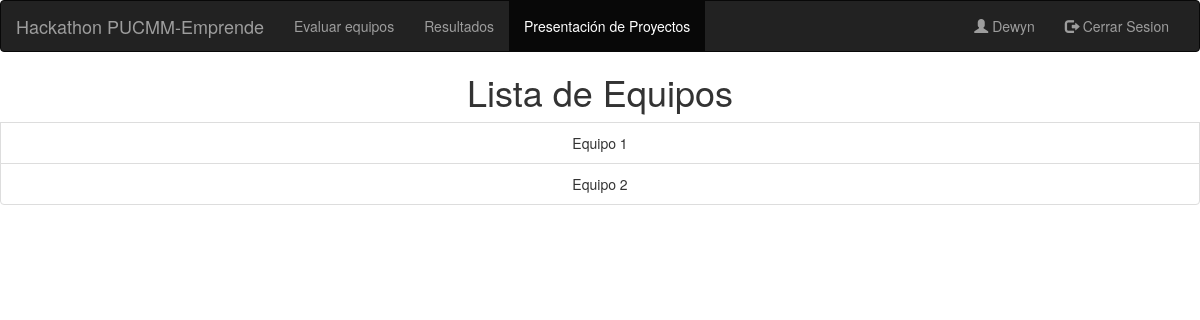
The page /presentacion-equipos (signed in) on the database as committed earlier.
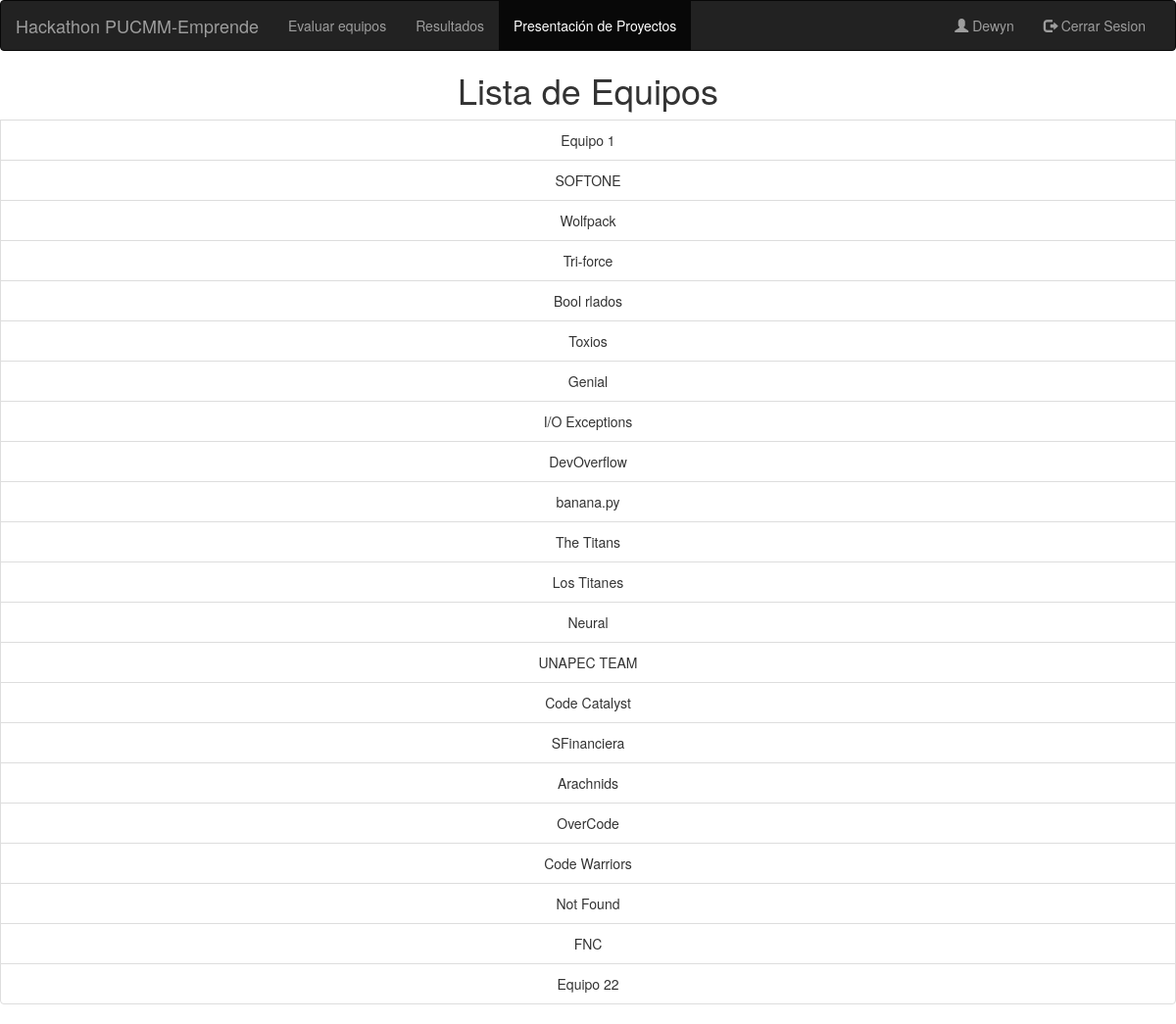
The same page on the database as committed later.
### evaluacion/models.py (models this page shows, shortened)
class Equipo(models.Model):
    nombre = models.CharField(max_length=15, null=False, blank=False)
    puntuacion = models.IntegerField(default=0)
    habilitado = models.BooleanField(null=False, default=True)

### evaluacion/views.py (the view)
# urls.py: path('presentacion-equipos', PresentacionEquiposList.as_view(), name='equipos-puntuacion'),
class PresentacionEquiposList(LoginRequiredMixin, ListView):
    login_url = settings.LOGIN_URL
    model = Equipo
    paginator_class = ShuffledPaginator
    template_name = 'lista-presentacion.html'

### evaluacion/templates/lista-presentacion.html (shortened to what this page needs)
<html>
{% load bootstrap3 %}
    {% bootstrap_css %}
<body>
{% block navbar %}
    <nav class="navbar navbar-inverse">
        <div class="container-fluid">
            <div class="navbar-header">
                <a class="navbar-brand">Hackathon PUCMM-Emprende</a>
            </div>
            <div class="collapse navbar-collapse" id="myNavbar">
                <ul class="nav navbar-nav">
                    <li><a href="/equipos-evaluar">Evaluar equipos</a></li>
                    <li><a href="/resultados">Resultados</a></li>
                    <li class="active"><a href="/presentacion-equipos">Presentación de Proyectos</a></li>
                </ul>
                <ul class="nav navbar-nav navbar-right">
                    <li><a href="#"><span class="glyphicon glyphicon-user"></span> {{ user.get_username | capfirst }}
                    </a></li>
                    <li><a href="/logout"><span class="glyphicon glyphicon-log-out"></span> Cerrar Sesion</a></li>
                </ul>
            </div>
        </div>
    </nav>
{% endblock %}
{% block content %}
    <div class="list-group">
        <h1 class="text-center">Lista de Equipos</h1>
        {% if object_list %}
            {% for e in object_list %}
                <p class="text-center list-group-item list-group-item-action">{{ e.nombre }}</p>
            {% endfor %}
        {% else %}
            <h2 class="text-center">TODOS LOS EQUIPOS EVALUADOS</h2>
        {% endif %}
    </div>
{% endblock %}
</body>
</html>

Rows that differ between the two databases and show on the page:
changed Equipo: nombre "Equipo 2" → "SOFTONE"
added Equipo: nombre "Wolfpack"
added Equipo: nombre "Tri-force"
added Equipo: nombre "Bool rlados"
added Equipo: nombre "Toxios"
added Equipo: nombre "Genial"
added Equipo: nombre "I/O Exceptions"
added Equipo: nombre "DevOverflow"
added Equipo: nombre "banana.py"
added Equipo: nombre "The Titans"
added Equipo: nombre "Los Titanes"
added Equipo: nombre "Neural"
added Equipo: nombre "UNAPEC TEAM"
added Equipo: nombre "Code Catalyst"
added Equipo: nombre "SFinanciera"
added Equipo: nombre "Arachnids"
added Equipo: nombre "OverCode"
added Equipo: nombre "Code Warriors"
added Equipo: nombre "Not Found"
added Equipo: nombre "FNC"
added Equipo: nombre "Equipo 22"
